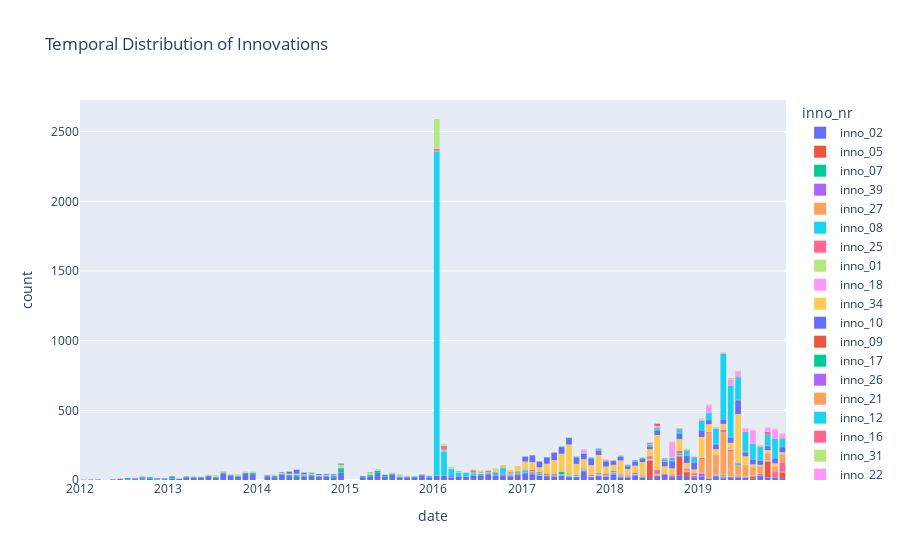

Notebook code cell kept with this figure:
### Code cell
import plotly.express as px

fig = px.histogram(df, x='date', color="inno_nr", title='Temporal Distribution of Innovations')
fig.update_layout(bargap=0.2)
fig.show()

### Figure 1 — Plotly figure (JSON) as saved in the notebook; plotly's stock layout.template omitted (floating-point values rounded to 4 significant figures; data arrays with more than 128 entries replaced by an {"elided": "..."} marker saying what was removed)
{"data": [{"alignmentgroup": "True", "bingroup": "x", "hovertemplate": "inno_nr=inno_02<br>date=%{x}<br>count=%{y}<extra></extra>", "legendgroup": "inno_02", "marker": {"color": "#636efa", "pattern": {"shape": ""}}, "name": "inno_02", "offsetgroup": "inno_02", "orientation": "v", "showlegend": true, "type": "histogram", "x": {"elided": "2143 str values"}, "xaxis": "x", "yaxis": "y"}, {"alignmentgroup": "True", "bingroup": "x", "hovertemplate": "inno_nr=inno_05<br>date=%{x}<br>count=%{y}<extra></extra>", "legendgroup": "inno_05", "marker": {"color": "#EF553B", "pattern": {"shape": ""}}, "name": "inno_05", "offsetgroup": "inno_05", "orientation": "v", "showlegend": true, "type": "histogram", "x": {"elided": "594 str values"}, "xaxis": "x", "yaxis": "y"}, {"alignmentgroup": "True", "bingroup": "x", "hovertemplate": "inno_nr=inno_07<br>date=%{x}<br>count=%{y}<extra></extra>", "legendgroup": "inno_07", "marker": {"color": "#00cc96", "pattern": {"shape": ""}}, "name": "inno_07", "offsetgroup": "inno_07", "orientation": "v", "showlegend": true, "type": "histogram", "x": {"elided": "305 str values"}, "xaxis": "x", "yaxis": "y"}, {"alignmentgroup": "True", "bingroup": "x", "hovertemplate": "inno_nr=inno_39<br>date=%{x}<br>count=%{y}<extra></extra>", "legendgroup": "inno_39", "marker": {"color": "#ab63fa", "pattern": {"shape": ""}}, "name": "inno_39", "offsetgroup": "inno_39", "orientation": "v", "showlegend": true, "type": "histogram", "x": {"elided": "178 str values"}, "xaxis": "x", "yaxis": "y"}, {"alignmentgroup": "True", "bingroup": "x", "hovertemplate": "inno_nr=inno_27<br>date=%{x}<br>count=%{y}<extra></extra>", "legendgroup": "inno_27", "marker": {"color": "#FFA15A", "pattern": {"shape": ""}}, "name": "inno_27", "offsetgroup": "inno_27", "orientation": "v", "showlegend": true, "type": "histogram", "x": ["2012-09-01", "2012-10-04", "2013-01-05", "2013-03-02", "2013-08-01", "2014-06-02", "2014-09-07", "2015-06-03", "2015-09-07", "2016-05-06", "2016-06-13", "2016-12-06", "2016-12-06", "2017-03-04", "2017-05-04", "2017-05-05", "2017-06-04", "2017-06-05", "2017-09-06", "2017-09-07", "2017-10-03", "2017-11-04", "2017-11-05", "2017-12-06", "2018-02-02", "2018-02-05", "2018-02-07", "2018-02-07", "2018-03-03", "2018-04-02", "2018-07-03", "2018-07-12", "2018-07-12", "2018-07-12", "2018-10-03", "2018-12-03", "2018-12-07", "2019-02-08", "2019-04-04", "2019-04-04", "2019-04-09", "2019-04-10", "2019-05-04", "2019-06-04", "2019-06-05", "2019-06-05", "2019-06-05", "2019-06-05", "2019-06-05", "2019-06-05", "2019-06-05", "2019-06-05", "2019-09-03", "2019-09-07", "2019-10-03", "2019-10-04", "2019-12-01", "2019-12-02", "2019-12-02"], "xaxis": "x", "yaxis": "y"}, {"alignmentgroup": "True", "bingroup": "x", "hovertemplate": "inno_nr=inno_08<br>date=%{x}<br>count=%{y}<extra></extra>", "legendgroup": "inno_08", "marker": {"color": "#19d3f3", "pattern": {"shape": ""}}, "name": "inno_08", "offsetgroup": "inno_08", "orientation": "v", "showlegend": true, "type": "histogram", "x": {"elided": "2815 str values"}, "xaxis": "x", "yaxis": "y"}, {"alignmentgroup": "True", "bingroup": "x", "hovertemplate": "inno_nr=inno_25<br>date=%{x}<br>count=%{y}<extra></extra>", "legendgroup": "inno_25", "marker": {"color": "#FF6692", "pattern": {"shape": ""}}, "name": "inno_25", "offsetgroup": "inno_25", "orientation": "v", "showlegend": true, "type": "histogram", "x": {"elided": "165 str values"}, "xaxis": "x", "yaxis": "y"}, {"alignmentgroup": "True", "bingroup": "x", "hovertemplate": "inno_nr=inno_01<br>date=%{x}<br>count=%{y}<extra></extra>", "legendgroup": "inno_01", "marker": {"color": "#B6E880", "pattern": {"shape": ""}}, "name": "inno_01", "offsetgroup": "inno_01", "orientation": "v", "showlegend": true, "type": "histogram", "x": {"elided": "322 str values"}, "xaxis": "x", "yaxis": "y"}, {"alignmentgroup": "True", "bingroup": "x", "hovertemplate": "inno_nr=inno_18<br>date=%{x}<br>count=%{y}<extra></extra>", "legendgroup": "inno_18", "marker": {"color": "#FF97FF", "pattern": {"shape": ""}}, "name": "inno_18", "offsetgroup": "inno_18", "orientation": "v", "showlegend": true, "type": "histogram", "x": ["2013-06-03", "2013-07-05", "2013-09-02", "2013-10-01", "2013-11-02", "2013-11-02", "2013-12-05", "2014-02-08", "2014-06-02", "2014-06-02", "2014-07-06", "2014-11-01", "2014-11-02", "2014-12-30", "2015-06-02", "2015-06-05", "2015-09-01", "2015-12-03", "2016-03-10", "2016-09-04", "2019-05-04"], "xaxis": "x", "yaxis": "y"}, {"alignmentgroup": "True", "bingroup": "x", "hovertemplate": "inno_nr=inno_34<br>date=%{x}<br>count=%{y}<extra></extra>", "legendgroup": "inno_34", "marker": {"color": "#FECB52", "pattern": {"shape": ""}}, "name": "inno_34", "offsetgroup": "inno_34", "orientation": "v", "showlegend": true, "type": "histogram", "x": ["2014-02-08", "2016-01-02", "2016-03-01", "2017-08-01", "2018-03-05", "2018-07-03", "2018-08-04", "2018-08-06", "2018-10-01", "2018-12-05", "2019-01-01", "2019-01-13", "2019-01-13", "2019-03-03", "2019-06-03", "2019-08-07", "2019-09-04", "2019-10-01", "2019-10-01", "2019-11-07", "2019-12-04"], "xaxis": "x", "yaxis": "y"}, {"alignmentgroup": "True", "bingroup": "x", "hovertemplate": "inno_nr=inno_10<br>date=%{x}<br>count=%{y}<extra></extra>", "legendgroup": "inno_10", "marker": {"color": "#636efa", "pattern": {"shape": ""}}, "name": "inno_10", "offsetgroup": "inno_10", "orientation": "v", "showlegend": true, "type": "histogram", "x": ["2014-03-05", "2014-04-03", "2014-04-05", "2014-04-05", "2014-04-06", "2014-05-01", "2014-05-01", "2014-05-02", "2014-05-03", "2014-05-03", "2014-05-03", "2014-05-03", "2014-05-05", "2014-05-06", "2014-05-07", "2014-05-07", "2014-05-07", "2014-05-07", "2014-05-07", "2014-06-01", "2014-06-01", "2014-06-01", "2014-06-02", "2014-06-02", "2014-06-02", "2014-06-02", "2014-06-03", "2014-06-03", "2014-06-03", "2014-06-03", "2014-06-03", "2014-06-03", "2014-06-04", "2014-06-04", "2014-06-04", "2014-06-05", "2014-06-05", "2014-06-06", "2014-06-06", "2014-06-06", "2014-06-07", "2014-06-07", "2014-06-07", "2014-06-07", "2014-06-07", "2014-06-07", "2014-06-07", "2014-07-01", "2014-07-01", "2014-07-02", "2014-07-02", "2014-07-02", "2014-07-02", "2014-07-03", "2014-07-04", "2014-07-04", "2014-07-05", "2014-07-05", "2014-07-07", "2014-08-03", "2014-08-04", "2014-08-06", "2014-08-07", "2014-08-07", "2014-08-07", "2014-09-01", "2014-09-01", "2014-09-02", "2014-09-03", "2014-09-04", "2014-09-05", "2014-09-07", "2014-10-01", "2014-10-02", "2014-10-04", "2014-10-05", "2014-10-06", "2014-10-06", "2014-11-01", "2014-11-01", "2014-11-05", "2014-11-05", "2014-11-07", "2014-11-07", "2014-12-03", "2014-12-06", "2014-12-25", "2014-12-25", "2014-12-25", "2014-12-27", "2014-12-30", "2015-03-27", "2015-04-04", "2015-04-05", "2015-05-02", "2015-07-04", "2015-08-05", "2015-09-07", "2015-11-02", "2016-01-02", "2016-02-01", "2016-04-05", "2016-04-06", "2016-05-03", "2016-12-05", "2017-01-01"], "xaxis": "x", "yaxis": "y"}, {"alignmentgroup": "True", "bingroup": "x", "hovertemplate": "inno_nr=inno_09<br>date=%{x}<br>count=%{y}<extra></extra>", "legendgroup": "inno_09", "marker": {"color": "#EF553B", "pattern": {"shape": ""}}, "name": "inno_09", "offsetgroup": "inno_09", "orientation": "v", "showlegend": true, "type": "histogram", "x": ["2014-03-05", "2014-05-05", "2014-06-01", "2015-04-01", "2015-08-06", "2016-02-04", "2016-07-01", "2016-11-03"], "xaxis": "x", "yaxis": "y"}, {"alignmentgroup": "True", "bingroup": "x", "hovertemplate": "inno_nr=inno_17<br>date=%{x}<br>count=%{y}<extra></extra>", "legendgroup": "inno_17", "marker": {"color": "#00cc96", "pattern": {"shape": ""}}, "name": "inno_17", "offsetgroup": "inno_17", "orientation": "v", "showlegend": true, "type": "histogram", "x": ["2014-06-06", "2015-04-06", "2015-08-04", "2015-09-05", "2015-10-04", "2016-01-05", "2016-01-06", "2016-01-06", "2016-01-06", "2016-02-04", "2016-02-07", "2016-03-13", "2016-03-13", "2016-04-06", "2016-06-10", "2016-06-10", "2016-06-10", "2016-06-11", "2016-07-02", "2016-09-03", "2016-10-05", "2016-11-05", "2016-11-06", "2016-12-02", "2016-12-04", "2016-12-06", "2017-01-01", "2017-01-01", "2017-01-04", "2017-03-03", "2017-03-06", "2017-03-06", "2017-04-04", "2017-05-03", "2017-05-04", "2017-05-04", "2017-05-04", "2017-06-02", "2017-06-02", "2017-06-02", "2017-06-02", "2017-06-02", "2017-06-02", "2017-06-02", "2017-06-02", "2017-06-02", "2017-06-02", "2017-06-02", "2017-06-03", "2017-06-03", "2017-06-03", "2017-06-03", "2017-06-04", "2017-06-04", "2017-06-04", "2017-06-06", "2017-07-02", "2017-08-08", "2017-08-08", "2017-08-08", "2017-08-08", "2017-11-06", "2017-11-06", "2017-12-04", "2018-01-04", "2018-02-06", "2018-07-02", "2018-07-02", "2018-07-03", "2018-09-07", "2018-10-05", "2018-10-05", "2018-10-05", "2018-10-05", "2018-10-05", "2018-10-05", "2018-10-05", "2018-10-05", "2018-10-05", "2019-01-10", "2019-01-11", "2019-03-01", "2019-03-06", "2019-04-04", "2019-04-04", "2019-04-06", "2019-04-07", "2019-04-09", "2019-04-10", "2019-06-03", "2019-08-07"], "xaxis": "x", "yaxis": "y"}, {"alignmentgroup": "True", "bingroup": "x", "hovertemplate": "inno_nr=inno_26<br>date=%{x}<br>count=%{y}<extra></extra>", "legendgroup": "inno_26", "marker": {"color": "#ab63fa", "pattern": {"shape": ""}}, "name": "inno_26", "offsetgroup": "inno_26", "orientation": "v", "showlegend": true, "type": "histogram", "x": ["2014-12-30", "2015-11-02", "2018-10-04"], "xaxis": "x", "yaxis": "y"}, {"alignmentgroup": "True", "bingroup": "x", "hovertemplate": "inno_nr=inno_21<br>date=%{x}<br>count=%{y}<extra></extra>", "legendgroup": "inno_21", "marker": {"color": "#FFA15A", "pattern": {"shape": ""}}, "name": "inno_21", "offsetgroup": "inno_21", "orientation": "v", "showlegend": true, "type": "histogram", "x": {"elided": "1437 str values"}, "xaxis": "x", "yaxis": "y"}, {"alignmentgroup": "True", "bingroup": "x", "hovertemplate": "inno_nr=inno_12<br>date=%{x}<br>count=%{y}<extra></extra>", "legendgroup": "inno_12", "marker": {"color": "#19d3f3", "pattern": {"shape": ""}}, "name": "inno_12", "offsetgroup": "inno_12", "orientation": "v", "showlegend": true, "type": "histogram", "x": ["2015-06-02", "2015-10-04", "2016-09-07", "2016-10-01", "2017-08-08", "2017-09-06", "2017-09-07", "2017-10-03", "2017-11-03", "2017-12-06", "2018-02-09", "2018-02-10", "2018-05-07", "2018-09-02", "2018-09-05", "2018-11-02", "2019-05-05", "2019-06-02", "2019-06-02", "2019-06-02", "2019-06-02", "2019-06-02", "2019-06-03", "2019-06-03", "2019-06-03", "2019-06-03", "2019-06-03", "2019-06-04", "2019-06-04", "2019-07-02", "2019-10-05", "2019-10-05", "2019-12-06"], "xaxis": "x", "yaxis": "y"}, {"alignmentgroup": "True", "bingroup": "x", "hovertemplate": "inno_nr=inno_16<br>date=%{x}<br>count=%{y}<extra></extra>", "legendgroup": "inno_16", "marker": {"color": "#FF6692", "pattern": {"shape": ""}}, "name": "inno_16", "offsetgroup": "inno_16", "orientation": "v", "showlegend": true, "type": "histogram", "x": {"elided": "380 str values"}, "xaxis": "x", "yaxis": "y"}, {"alignmentgroup": "True", "bingroup": "x", "hovertemplate": "inno_nr=inno_31<br>date=%{x}<br>count=%{y}<extra></extra>", "legendgroup": "inno_31", "marker": {"color": "#B6E880", "pattern": {"shape": ""}}, "name": "inno_31", "offsetgroup": "inno_31", "orientation": "v", "showlegend": true, "type": "histogram", "x": {"elided": "264 str values"}, "xaxis": "x", "yaxis": "y"}, {"alignmentgroup": "True", "bingroup": "x", "hovertemplate": "inno_nr=inno_22<br>date=%{x}<br>count=%{y}<extra></extra>", "legendgroup": "inno_22", "marker": {"color": "#FF97FF", "pattern": {"shape": ""}}, "name": "inno_22", "offsetgroup": "inno_22", "orientation": "v", "showlegend": true, "type": "histogram", "x": ["2016-05-04", "2016-07-02", "2017-08-04", "2018-02-05", "2018-05-03", "2018-07-12", "2018-09-04", "2018-09-05", "2018-09-05", "2018-11-02", "2018-11-02", "2018-11-03", "2018-11-03", "2018-11-06", "2018-11-07", "2018-11-07", "2018-11-08", "2018-12-01", "2018-12-02", "2019-01-01", "2019-01-16", "2019-01-16", "2019-02-02", "2019-02-06", "2019-04-04", "2019-04-06", "2019-04-10", "2019-04-10", "2019-05-06", "2019-05-06", "2019-06-01", "2019-06-07", "2019-08-02", "2019-08-07", "2019-09-03", "2019-09-07", "2019-09-07", "2019-10-05", "2019-11-03", "2019-12-02"], "xaxis": "x", "yaxis": "y"}, {"alignmentgroup": "True", "bingroup": "x", "hovertemplate": "inno_nr=inno_03<br>date=%{x}<br>count=%{y}<extra></extra>", "legendgroup": "inno_03", "marker": {"color": "#FECB52", "pattern": {"shape": ""}}, "name": "inno_03", "offsetgroup": "inno_03", "orientation": "v", "showlegend": true, "type": "histogram", "x": {"elided": "2784 str values"}, "xaxis": "x", "yaxis": "y"}, {"alignmentgroup": "True", "bingroup": "x", "hovertemplate": "inno_nr=inno_20<br>date=%{x}<br>count=%{y}<extra></extra>", "legendgroup": "inno_20", "marker": {"color": "#636efa", "pattern": {"shape": ""}}, "name": "inno_20", "offsetgroup": "inno_20", "orientation": "v", "showlegend": true, "type": "histogram", "x": {"elided": "1372 str values"}, "xaxis": "x", "yaxis": "y"}, {"alignmentgroup": "True", "bingroup": "x", "hovertemplate": "inno_nr=inno_13<br>date=%{x}<br>count=%{y}<extra></extra>", "legendgroup": "inno_13", "marker": {"color": "#EF553B", "pattern": {"shape": ""}}, "name": "inno_13", "offsetgroup": "inno_13", "orientation": "v", "showlegend": true, "type": "histogram", "x": ["2017-01-08", "2017-01-08", "2017-06-01", "2017-09-03", "2017-12-07", "2018-03-06", "2018-06-07", "2018-06-07", "2018-06-13", "2018-06-13", "2018-08-03", "2018-08-03", "2018-10-07", "2018-11-07", "2018-11-07", "2019-03-05", "2019-05-01", "2019-05-03", "2019-06-03", "2019-06-05", "2019-06-06", "2019-07-01", "2019-07-01", "2019-07-01", "2019-07-03", "2019-07-08", "2019-07-08", "2019-08-01", "2019-08-02", "2019-09-03", "2019-11-02", "2019-12-03", "2019-12-04"], "xaxis": "x", "yaxis": "y"}, {"alignmentgroup": "True", "bingroup": "x", "hovertemplate": "inno_nr=inno_24<br>date=%{x}<br>count=%{y}<extra></extra>", "legendgroup": "inno_24", "marker": {"color": "#00cc96", "pattern": {"shape": ""}}, "name": "inno_24", "offsetgroup": "inno_24", "orientation": "v", "showlegend": true, "type": "histogram", "x": ["2017-04-03", "2017-04-04", "2017-05-01", "2017-05-02", "2017-06-01", "2017-06-01", "2017-06-06", "2017-08-06", "2017-08-07", "2017-08-07", "2017-08-08", "2017-09-02", "2017-09-07", "2017-10-02", "2017-10-02", "2017-10-03", "2017-10-06", "2017-11-01", "2017-12-03", "2017-12-07", "2018-02-02", "2018-03-04", "2018-03-06", "2018-03-07", "2018-04-04", "2018-05-04", "2018-06-09", "2018-07-01", "2018-07-01", "2018-07-01", "2018-07-01", "2018-07-01", "2018-07-01", "2018-07-01", "2018-07-03", "2018-07-13", "2018-08-05", "2018-08-05", "2018-09-06", "2018-10-05", "2018-10-05", "2018-10-05", "2018-10-05", "2018-10-05", "2018-10-06", "2018-12-01", "2019-03-01", "2019-03-02", "2019-03-05", "2019-05-02", "2019-05-06", "2019-05-06", "2019-05-07", "2019-08-05", "2019-09-05", "2019-10-02", "2019-10-08", "2019-10-08", "2019-10-08"], "xaxis": "x", "yaxis": "y"}, {"alignmentgroup": "True", "bingroup": "x", "hovertemplate": "inno_nr=inno_29<br>date=%{x}<br>count=%{y}<extra></extra>", "legendgroup": "inno_29", "marker": {"color": "#ab63fa", "pattern": {"shape": ""}}, "name": "inno_29", "offsetgroup": "inno_29", "orientation": "v", "showlegend": true, "type": "histogram", "x": ["2017-04-06", "2017-04-06", "2017-04-06", "2017-10-07", "2017-10-08", "2017-12-02", "2018-02-08", "2019-03-06", "2019-04-04", "2019-04-05", "2019-06-06", "2019-09-07"], "xaxis": "x", "yaxis": "y"}, {"alignmentgroup": "True", "bingroup": "x", "hovertemplate": "inno_nr=inno_30<br>date=%{x}<br>count=%{y}<extra></extra>", "legendgroup": "inno_30", "marker": {"color": "#FFA15A", "pattern": {"shape": ""}}, "name": "inno_30", "offsetgroup": "inno_30", "orientation": "v", "showlegend": true, "type": "histogram", "x": ["2017-05-04", "2017-11-02", "2017-11-02", "2018-01-02", "2018-07-03", "2018-09-06", "2018-09-06", "2019-04-11"], "xaxis": "x", "yaxis": "y"}, {"alignmentgroup": "True", "bingroup": "x", "hovertemplate": "inno_nr=inno_23<br>date=%{x}<br>count=%{y}<extra></extra>", "legendgroup": "inno_23", "marker": {"color": "#19d3f3", "pattern": {"shape": ""}}, "name": "inno_23", "offsetgroup": "inno_23", "orientation": "v", "showlegend": true, "type": "histogram", "x": {"elided": "2052 str values"}, "xaxis": "x", "yaxis": "y"}, {"alignmentgroup": "True", "bingroup": "x", "hovertemplate": "inno_nr=inno_04<br>date=%{x}<br>count=%{y}<extra></extra>", "legendgroup": "inno_04", "marker": {"color": "#FF6692", "pattern": {"shape": ""}}, "name": "inno_04", "offsetgroup": "inno_04", "orientation": "v", "showlegend": true, "type": "histogram", "x": ["2017-08-01", "2017-09-02", "2017-11-04", "2017-11-06", "2017-11-07", "2017-12-02", "2017-12-05", "2017-12-07", "2018-01-08", "2018-01-08", "2018-01-08", "2018-02-01", "2018-02-01", "2018-03-04", "2018-04-02", "2018-04-07", "2018-05-07", "2018-06-09", "2018-06-13", "2018-07-13", "2018-08-02", "2018-08-06", "2018-09-05", "2018-09-08", "2018-11-03", "2018-11-04", "2018-11-05", "2018-12-03", "2018-12-03", "2018-12-03", "2018-12-03", "2018-12-03", "2018-12-04", "2019-01-03", "2019-01-16", "2019-03-01", "2019-03-05", "2019-04-09", "2019-06-01", "2019-06-02", "2019-06-03", "2019-06-06", "2019-06-06", "2019-06-07", "2019-08-02", "2019-09-02", "2019-09-07", "2019-10-02", "2019-10-02", "2019-10-03", "2019-10-03", "2019-10-03", "2019-10-03", "2019-10-03", "2019-10-03", "2019-10-03", "2019-10-03", "2019-10-03", "2019-10-03", "2019-10-03", "2019-10-03", "2019-10-03", "2019-10-03", "2019-10-03", "2019-10-04", "2019-10-04", "2019-10-04", "2019-10-04", "2019-11-04", "2019-11-04", "2019-11-04", "2019-12-03", "2019-12-05", "2019-12-05"], "xaxis": "x", "yaxis": "y"}, {"alignmentgroup": "True", "bingroup": "x", "hovertemplate": "inno_nr=inno_19<br>date=%{x}<br>count=%{y}<extra></extra>", "legendgroup": "inno_19", "marker": {"color": "#B6E880", "pattern": {"shape": ""}}, "name": "inno_19", "offsetgroup": "inno_19", "orientation": "v", "showlegend": true, "type": "histogram", "x": ["2017-08-04", "2018-08-01", "2018-09-01", "2018-11-02", "2019-10-05", "2019-11-03", "2019-12-01"], "xaxis": "x", "yaxis": "y"}, {"alignmentgroup": "True", "bingroup": "x", "hovertemplate": "inno_nr=inno_32<br>date=%{x}<br>count=%{y}<extra></extra>", "legendgroup": "inno_32", "marker": {"color": "#FF97FF", "pattern": {"shape": ""}}, "name": "inno_32", "offsetgroup": "inno_32", "orientation": "v", "showlegend": true, "type": "histogram", "x": {"elided": "549 str values"}, "xaxis": "x", "yaxis": "y"}, {"alignmentgroup": "True", "bingroup": "x", "hovertemplate": "inno_nr=inno_15<br>date=%{x}<br>count=%{y}<extra></extra>", "legendgroup": "inno_15", "marker": {"color": "#FECB52", "pattern": {"shape": ""}}, "name": "inno_15", "offsetgroup": "inno_15", "orientation": "v", "showlegend": true, "type": "histogram", "x": ["2017-10-05", "2017-11-02", "2017-11-02", "2018-01-05", "2018-02-02", "2018-03-03", "2018-03-07", "2018-03-07", "2018-05-02", "2018-05-07", "2018-06-11", "2018-06-13", "2018-06-13", "2018-06-14", "2018-07-01", "2018-08-03", "2018-08-05", "2018-08-08", "2018-09-02", "2018-09-04", "2018-09-04", "2018-10-04", "2018-11-01", "2018-11-01", "2018-11-05", "2018-11-05", "2018-11-05", "2018-12-04", "2018-12-04", "2018-12-06", "2019-01-02", "2019-01-02", "2019-01-02", "2019-01-10", "2019-01-10", "2019-01-15", "2019-01-15", "2019-02-02", "2019-02-03", "2019-02-05", "2019-02-07", "2019-02-07", "2019-03-01", "2019-03-01", "2019-03-03", "2019-03-04", "2019-03-05", "2019-03-07", "2019-04-04", "2019-04-05", "2019-04-05", "2019-04-05", "2019-04-10", "2019-05-01", "2019-05-01", "2019-05-02", "2019-05-02", "2019-05-03", "2019-05-05", "2019-05-05", "2019-05-06", "2019-06-01", "2019-06-02", "2019-06-02", "2019-06-03", "2019-06-05", "2019-06-05", "2019-07-02", "2019-07-02", "2019-07-03", "2019-07-05", "2019-08-05", "2019-08-06", "2019-08-06", "2019-08-08", "2019-09-01", "2019-09-04", "2019-09-04", "2019-09-05", "2019-09-06", "2019-09-07", "2019-10-05", "2019-10-07", "2019-10-08", "2019-11-01", "2019-11-02", "2019-11-04", "2019-11-04", "2019-11-05", "2019-12-03", "2019-12-03", "2019-12-03", "2019-12-06"], "xaxis": "x", "yaxis": "y"}, {"alignmentgroup": "True", "bingroup": "x", "hovertemplate": "inno_nr=inno_06<br>date=%{x}<br>count=%{y}<extra></extra>", "legendgroup": "inno_06", "marker": {"color": "#636efa", "pattern": {"shape": ""}}, "name": "inno_06", "offsetgroup": "inno_06", "orientation": "v", "showlegend": true, "type": "histogram", "x": ["2018-06-07", "2018-10-03", "2018-12-01", "2019-02-06", "2019-06-02", "2019-11-06"], "xaxis": "x", "yaxis": "y"}, {"alignmentgroup": "True", "bingroup": "x", "hovertemplate": "inno_nr=inno_33<br>date=%{x}<br>count=%{y}<extra></extra>", "legendgroup": "inno_33", "marker": {"color": "#EF553B", "pattern": {"shape": ""}}, "name": "inno_33", "offsetgroup": "inno_33", "orientation": "v", "showlegend": true, "type": "histogram", "x": ["2018-06-09", "2018-06-10", "2018-06-11", "2018-06-12", "2018-06-13", "2018-06-13", "2018-07-01", "2018-07-01", "2018-07-01", "2018-07-01", "2018-07-01", "2018-07-01", "2018-07-01", "2018-07-01", "2018-07-01", "2018-07-02", "2018-07-02", "2018-07-02", "2018-07-02", "2018-07-03", "2018-07-03", "2018-08-07", "2018-08-07", "2018-08-07", "2018-09-02", "2018-10-04", "2018-10-04", "2018-10-05", "2018-10-05", "2019-01-02", "2019-05-05", "2019-05-05"], "xaxis": "x", "yaxis": "y"}], "layout": {"bargap": 0.2, "barmode": "relative", "legend": {"title": {"text": "inno_nr"}, "tracegroupgap": 0}, "title": {"text": "Temporal Distribution of Innovations"}, "xaxis": {"anchor": "y", "domain": [0, 1], "title": {"text": "date"}}, "yaxis": {"anchor": "x", "domain": [0, 1], "title": {"text": "count"}}}}
